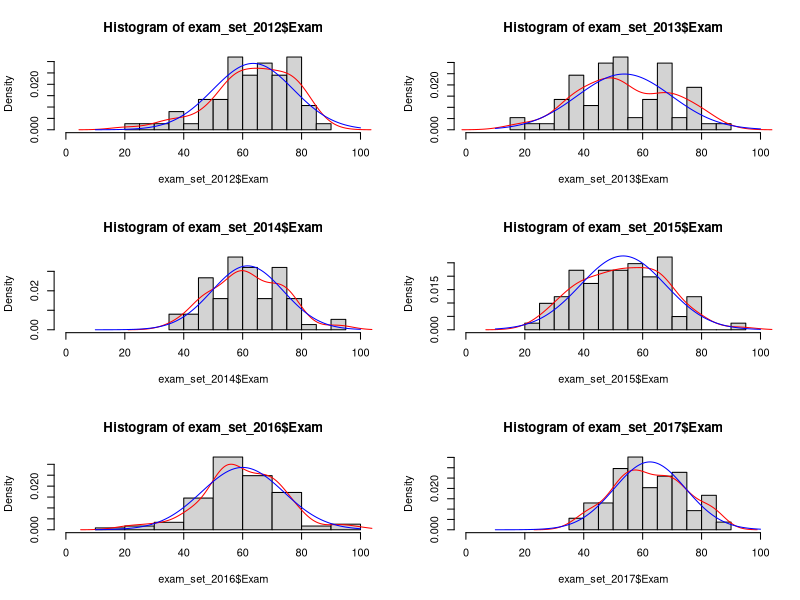
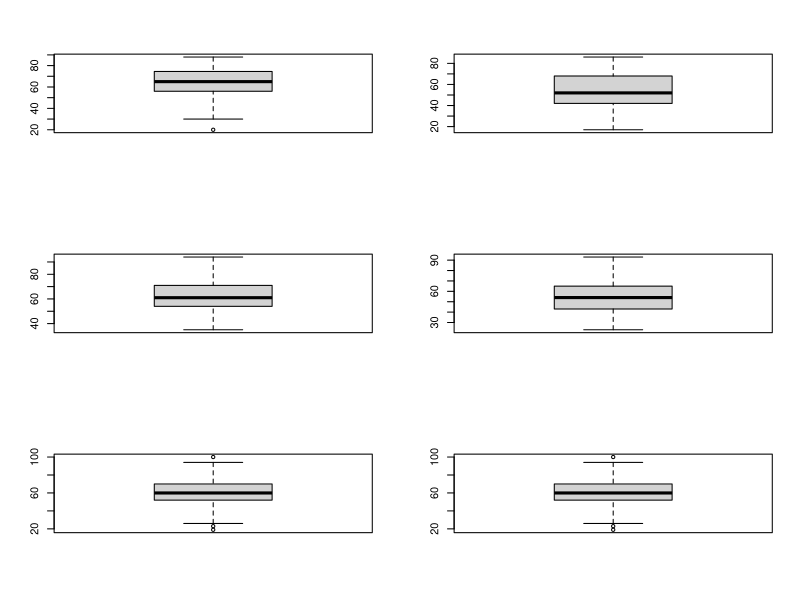
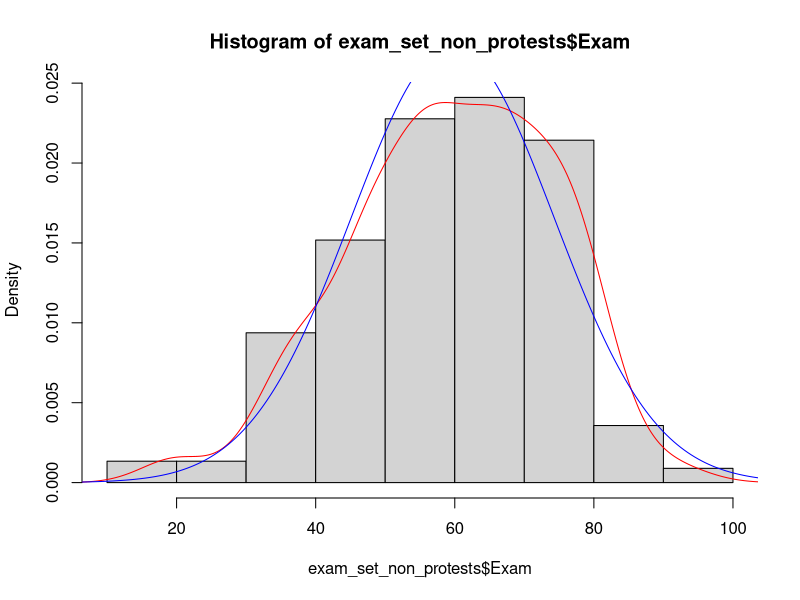
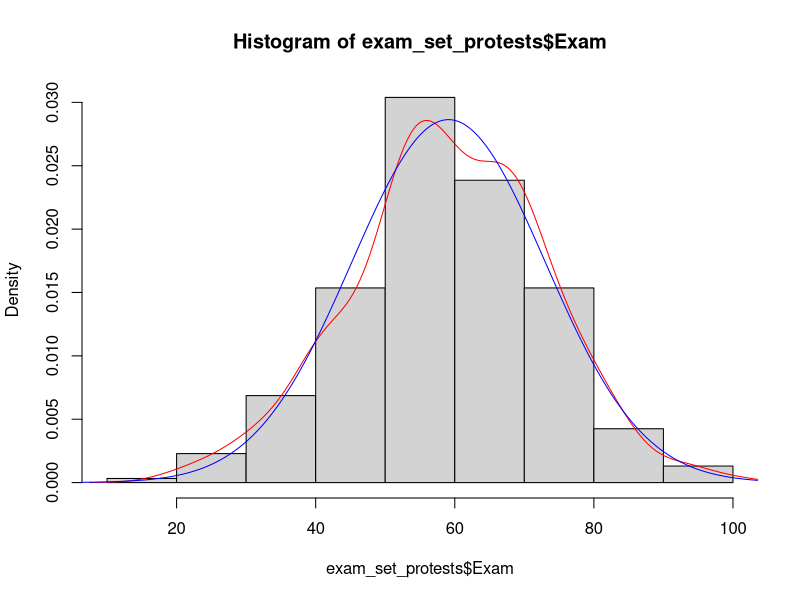
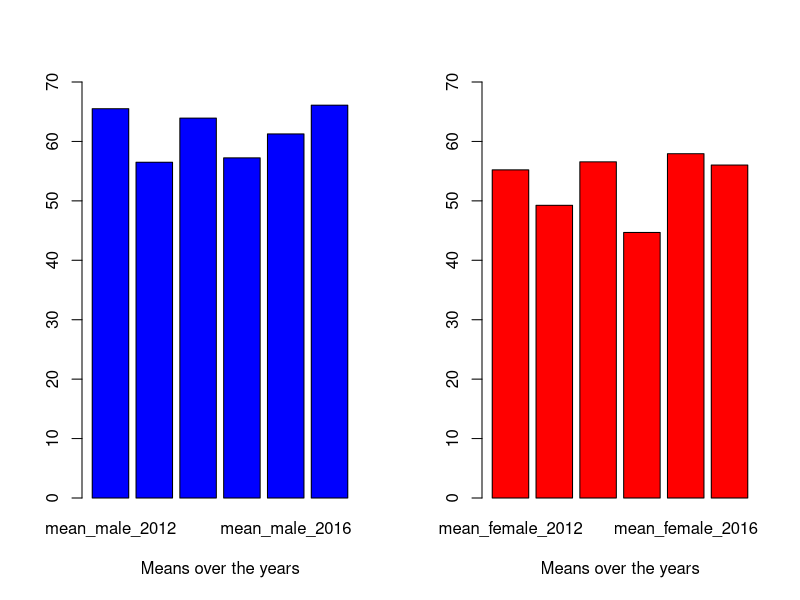
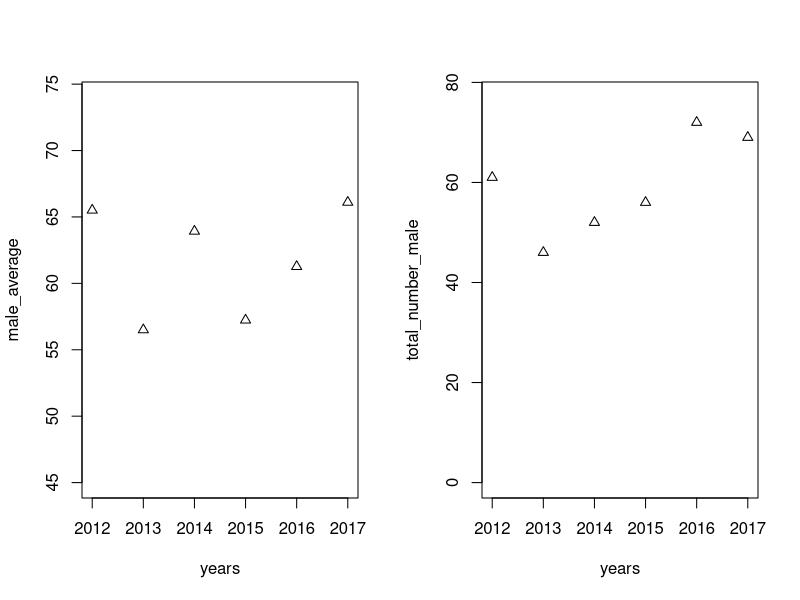
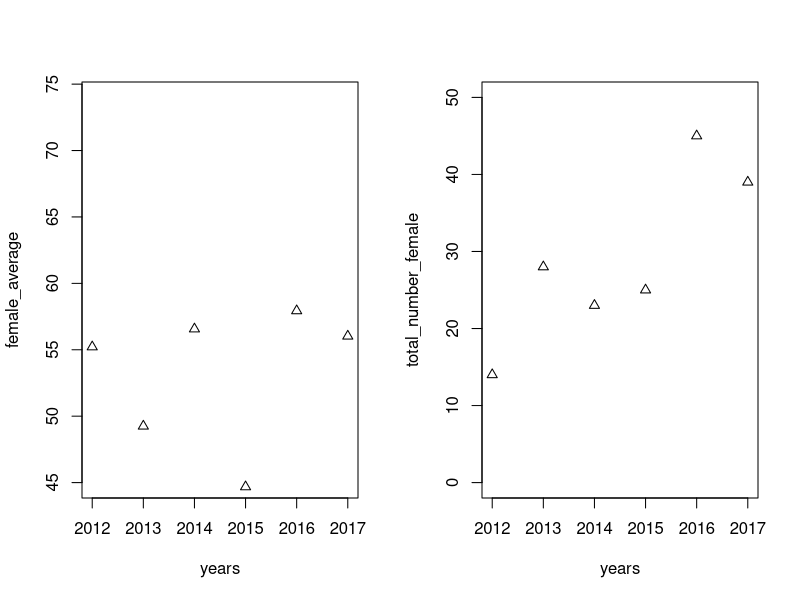
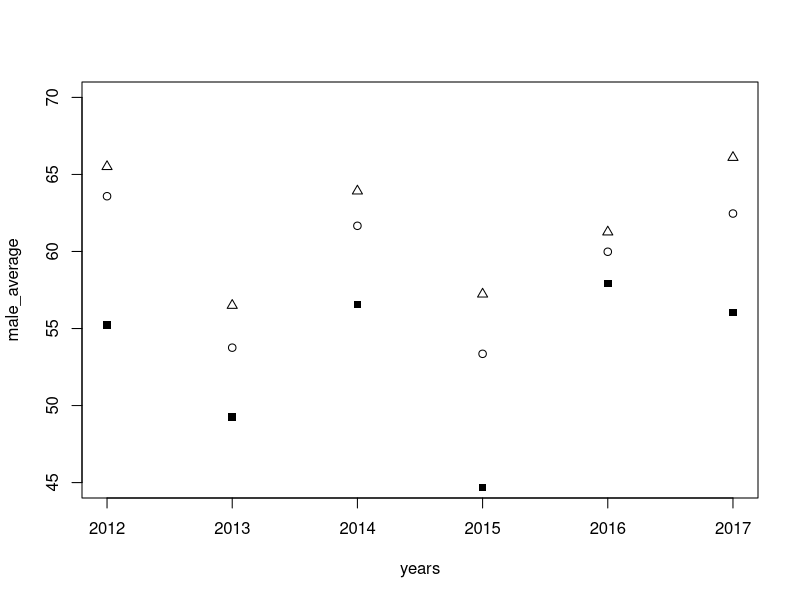

Here is the R script that generated these plots, in order:
rm(list = ls())

BUS2016H_data=read.csv("BUS2016H.csv", header = TRUE, sep = ";" )
attach(BUS2016H_data)
#need to remove the NA observations
BUS2016H_data<-na.omit(BUS2016H_data)

ID = BUS2016H_data[2]
exam_set = cbind(BUS2016H_data[1],BUS2016H_data[2], BUS2016H_data[4])

#creating the datasets for exam results
exam_set_2012 = exam_set[which(exam_set$RegAcadYear=="2012"),][-1]
exam_set_2013 = exam_set[which(exam_set$RegAcadYear=="2013"),][-1]
exam_set_2014 = exam_set[which(exam_set$RegAcadYear=="2014"),][-1]
exam_set_2015 = exam_set[which(exam_set$RegAcadYear=="2015"),][-1]
exam_set_2016 = exam_set[which(exam_set$RegAcadYear=="2016"),][-1]
exam_set_2017 = exam_set[which(exam_set$RegAcadYear=="2017"),][-1]

exam_set_non_protests = rbind(exam_set_2012, exam_set_2013, exam_set_2014)
exam_set_protests = rbind(exam_set_2015,exam_set_2016,exam_set_2017)

#plotting the histograms with curves fitted above it
par(mfrow=c(3,2))

hist(exam_set_2012$Exam,freq = FALSE, breaks = 10,xlim=c(0,100))
lines(density(exam_set_2012$Exam), col="red")
lines(seq(10, 100, by=.5), dnorm(seq(10, 100, by=.5),mean(exam_set_2012$Exam), sd(exam_set_2012$Exam)), col="blue")

hist(exam_set_2013$Exam,freq = FALSE, breaks = 10,xlim=c(0,100))
lines(density(exam_set_2013$Exam), col="red")
lines(seq(10, 100, by=.5), dnorm(seq(10, 100, by=.5),mean(exam_set_2013$Exam), sd(exam_set_2013$Exam)), col="blue")

hist(exam_set_2014$Exam,freq = FALSE, breaks = 10,xlim=c(0,100))
lines(density(exam_set_2014$Exam), col="red")
lines(seq(10, 100, by=.5), dnorm(seq(10, 100, by=.5),mean(exam_set_2014$Exam), sd(exam_set_2014$Exam)), col="blue")

hist(exam_set_2015$Exam,freq = FALSE, breaks = 10,xlim=c(0,100))
lines(density(exam_set_2015$Exam), col="red")
lines(seq(10, 100, by=.5), dnorm(seq(10, 100, by=.5),mean(exam_set_2015$Exam), sd(exam_set_2015$Exam)), col="blue")

hist(exam_set_2016$Exam,freq = FALSE, breaks = 10,xlim=c(0,100))
lines(density(exam_set_2016$Exam), col="red")
lines(seq(10, 100, by=.5), dnorm(seq(10, 100, by=.5),mean(exam_set_2016$Exam), sd(exam_set_2016$Exam)), col="blue")

hist(exam_set_2017$Exam,freq = FALSE, breaks = 10,xlim=c(0,100))
lines(density(exam_set_2017$Exam), col="red")
lines(seq(10, 100, by=.5), dnorm(seq(10, 100, by=.5),mean(exam_set_2017$Exam), sd(exam_set_2017$Exam)), col="blue")

boxplot(exam_set_2012$Exam)
boxplot(exam_set_2013$Exam)
boxplot(exam_set_2014$Exam)
boxplot(exam_set_2015$Exam)
boxplot(exam_set_2016$Exam)
boxplot(exam_set_2016$Exam)

par(mfrow=c(1,1))
hist(exam_set_non_protests$Exam,freq = FALSE, breaks = 10)
lines(density(exam_set_non_protests$Exam), col="red")
lines(seq(-40, 400, by=.5), dnorm(seq(-40, 400, by=.5),mean(exam_set_non_protests$Exam), sd(exam_set_non_protests$Exam)), col="blue")

hist(exam_set_protests$Exam,freq = FALSE, breaks = 10)
lines(density(exam_set_protests$Exam), col="red")
lines(seq(-40, 400, by=.5), dnorm(seq(-40, 400, by=.5),mean(exam_set_protests$Exam), sd(exam_set_protests$Exam)), col="blue")

#testing for normallity 
shapiro.test(exam_set_2012$Exam) #p is low, reject normality
ks.test((exam_set_2012$Exam - mean(exam_set_2012$Exam))/sd(exam_set_2012$Exam), 
        "pnorm") #KS says normal

shapiro.test(exam_set_2013$Exam) #p=0.24, accept normality
ks.test((exam_set_2013$Exam - mean(exam_set_2013$Exam))/sd(exam_set_2013$Exam),
        "pnorm") #p=0.6074

shapiro.test(exam_set_2014$Exam) #p=0.69, accept normality
ks.test((exam_set_2014$Exam - mean(exam_set_2014$Exam))/sd(exam_set_2014$Exam), 
        "pnorm") #p=0.9143

shapiro.test(exam_set_2015$Exam) 
ks.test((exam_set_2015$Exam - mean(exam_set_2015$Exam))/sd(exam_set_2015$Exam), 
        "pnorm")

shapiro.test(exam_set_2016$Exam)
ks.test((exam_set_2016$Exam - mean(exam_set_2016$Exam))/sd(exam_set_2016$Exam), "pnorm")

shapiro.test(exam_set_2017$Exam)
ks.test((exam_set_2017$Exam - mean(exam_set_2017$Exam))/sd(exam_set_2017$Exam), "pnorm")

shapiro.test(exam_set_non_protests$Exam)
ks.test((exam_set_non_protests$Exam - mean(exam_set_non_protests$Exam))/sd(exam_set_non_protests$Exam), "pnorm")

shapiro.test(exam_set_protests$Exam)
ks.test((exam_set_protests$Exam - mean(exam_set_protests$Exam))/sd(exam_set_protests$Exam), "pnorm")
# ks.test(exam_set_protests$Exam.Mark,exam_set_non_protests$Exam.Mark) #shows same distribution


#f the p-value is greater than the chosen alpha level, 
#then the null hypothesis that the data came from a normally distributed population can not be rejected
#seems that all are normally dbn except 2012 (and the protest data)

#comparing exam results of different years

#finding the means and sd
mean2012 = mean(exam_set_2012$Exam)
mean2013 = mean(exam_set_2013$Exam)
mean2014 = mean(exam_set_2014$Exam)
mean2015 = mean(exam_set_2015$Exam)
mean2016 = mean(exam_set_2016$Exam)
mean2017 = mean(exam_set_2017$Exam)
mean_non_protests = mean(exam_set_non_protests$Exam)
mean_protests = mean(exam_set_protests$Exam)

sd2012 = sd(exam_set_2012$Exam)
sd2013 = sd(exam_set_2013$Exam)
sd2014 = sd(exam_set_2014$Exam)
sd2015 = sd(exam_set_2015$Exam)
sd2016 = sd(exam_set_2016$Exam)
sd2017 = sd(exam_set_2017$Exam)
sd_non_protests =  sd(exam_set_non_protests$Exam)
sd_protests =  sd(exam_set_protests$Exam)

n1=length(exam_set_protests$Exam)-1 #these are the length less one
n2=length(exam_set_non_protests$Exam)-1

#######
#need to do non-parametic since non-protest is not normally dist
F_non_protests_to_protests = (sd_protests^2)/(sd_non_protests^2)
F_test_stat_.1 =  qf(.95, df1=n1, df2=n2)
F_test_stat_.05 =  qf(.975, df1=n1, df2=n2)
F_test_stat_.01 =  qf(.995, df1=n1, df2=n2) #we can see that same variance at the 5% level but not at the 10%

pulled_var = ((n1*sd_protests^2)+(n2*sd_non_protests^2))/(n1+n2)
pulled_sd = sqrt(pulled_var)
t_stat = (mean_non_protests-mean_protests)/(pulled_sd*sqrt((1/n1) + (1/n2)))
T_test_stat_.1 = qt(0.95, df= n1+n2)
T_test_stat_.05 = qt(0.975, df= n1+n2)
T_test_stat_.01 = qt(0.995, df= n1+n2) #there is no difference between the overall marks from protest years to non-protest years F and T tests, but data is not normal
#######

exam_set2 = cbind(BUS2016H_data[1],BUS2016H_data[2], BUS2016H_data[4],BUS2016H_data[5] ,BUS2016H_data[9], BUS2016H_data[11], BUS2016H_data[12], BUS2016H_data[14])

##### creating the datasets for exam results for gender devision
exam_set2_2012 = exam_set2[which(exam_set2$RegAcadYear=="2012"),][-1][-1]
exam_set2_2013 = exam_set2[which(exam_set2$RegAcadYear=="2013"),][-1][-1]
exam_set2_2014 = exam_set2[which(exam_set2$RegAcadYear=="2014"),][-1][-1]
exam_set2_2015 = exam_set2[which(exam_set2$RegAcadYear=="2015"),][-1][-1]
exam_set2_2016 = exam_set2[which(exam_set2$RegAcadYear=="2016"),][-1][-1]
exam_set2_2017 = exam_set2[which(exam_set2$RegAcadYear=="2017"),][-1][-1]
#####

#finding the means
mean_male_2012 = mean(exam_set2_2012[which(exam_set2_2012$Gender =="M"),1])
mean_female_2012 = mean(exam_set2_2012[which(exam_set2_2012$Gender =="F"),1])
number_male_2012 = length(exam_set2_2012[which(exam_set2_2012$Gender=="M"),1])
number_female_2012 = length(exam_set2_2012[which(exam_set2_2012$Gender=="F"),1])
average_gender_2012 = cbind(mean_male_2012,mean_female_2012)

mean_male_2013 = mean(exam_set2_2013[which(exam_set2_2013$Gender =="M"),1])
mean_female_2013 = mean(exam_set2_2013[which(exam_set2_2013$Gender =="F"),1])
number_male_2013 = length(exam_set2_2013[which(exam_set2_2013$Gender=="M"),1])
number_female_2013 = length(exam_set2_2013[which(exam_set2_2013$Gender=="F"),1])
average_gender_2013 = cbind(mean_male_2013,mean_female_2013)

mean_male_2014 = mean(exam_set2_2014[which(exam_set2_2014$Gender =="M"),1])
mean_female_2014 = mean(exam_set2_2014[which(exam_set2_2014$Gender =="F"),1])
number_male_2014 = length(exam_set2_2014[which(exam_set2_2014$Gender=="M"),1])
number_female_2014 = length(exam_set2_2014[which(exam_set2_2014$Gender=="F"),1])
average_gender_2014 = cbind(mean_male_2014,mean_female_2014)

mean_male_2015 = mean(exam_set2_2015[which(exam_set2_2015$Gender =="M"),1])
mean_female_2015 = mean(exam_set2_2015[which(exam_set2_2015$Gender =="F"),1])
number_male_2015 = length(exam_set2_2015[which(exam_set2_2015$Gender=="M"),1])
number_female_2015 = length(exam_set2_2015[which(exam_set2_2015$Gender=="F"),1])
average_gender_2015 = cbind(mean_male_2015,mean_female_2015)

mean_male_2016 = mean(exam_set2_2016[which(exam_set2_2016$Gender =="M"),1])
mean_female_2016 = mean(exam_set2_2016[which(exam_set2_2016$Gender =="F"),1])
number_male_2016 = length(exam_set2_2016[which(exam_set2_2016$Gender=="M"),1])
number_female_2016 = length(exam_set2_2016[which(exam_set2_2016$Gender=="F"),1])
average_gender_2016 = cbind(mean_male_2016,mean_female_2016)

mean_male_2017 = mean(exam_set2_2017[which(exam_set2_2017$Gender =="M"),1])
mean_female_2017 = mean(exam_set2_2017[which(exam_set2_2017$Gender =="F"),1])
number_male_2017 = length(exam_set2_2017[which(exam_set2_2017$Gender=="M"),1])
number_female_2017 = length(exam_set2_2017[which(exam_set2_2017$Gender=="F"),1])
average_gender_2017 = cbind(mean_male_2017,mean_female_2017)

total_average = c(mean(exam_set2_2012$Exam),mean(exam_set2_2013$Exam),mean(exam_set2_2014$Exam),mean(exam_set2_2015$Exam),mean(exam_set2_2016$Exam),mean(exam_set2_2017$Exam))
male_average=c(mean_male_2012,mean_male_2013,mean_male_2014,mean_male_2015,mean_male_2016,mean_male_2017)
female_average=c(mean_female_2012,mean_female_2013,mean_female_2014,mean_female_2015,mean_female_2016,mean_female_2017)
total_number_male = c(number_male_2012,number_male_2013,number_male_2014,number_male_2015,number_male_2016,number_male_2017)
total_number_female = c(number_female_2012,number_female_2013,number_female_2014,number_female_2015,number_female_2016,number_female_2017)
years=c(2012,2013,2014,2015,2016,2017)

#plotting
par(mfrow=c(1,2))
barplot(cbind(mean_male_2012,mean_male_2013,mean_male_2014,mean_male_2015,mean_male_2016,mean_male_2017),width = 0.2,ylim = c(0,70),col = c("blue","red"), xlab = "Means over the years")
barplot(cbind(mean_female_2012,mean_female_2013,mean_female_2014,mean_female_2015,mean_female_2016,mean_female_2017),width = 0.2,ylim = c(0,70),col = c("red"), xlab = "Means over the years")

plot(male_average~years, type = "p",pch=2,ylim=c(45,74))
plot(total_number_male~years, type = "p",pch=2, ylim=c(0,max(total_number_male)+5))
plot(female_average~years, type = "p",pch=2,ylim=c(45,74))
plot(total_number_female~years, type = "p",pch=2, ylim=c(0,max(total_number_female)+5))

par(mfrow=c(1,1))
plot(male_average~years,type = "p",pch=2,ylim=c(45,70))
points(female_average~years,pch=15)
points(total_average~years)

#testing differences
male_marks_non_protests = c(exam_set2_2012[which(exam_set2_2012$Gender =="M"),1] ,exam_set2_2013[which(exam_set2_2013$Gender =="M"),1],exam_set2_2014[which(exam_set2_2014$Gender =="M"),1])
female_marks_non_protests = c(exam_set2_2012[which(exam_set2_2012$Gender =="F"),1] ,exam_set2_2013[which(exam_set2_2013$Gender =="F"),1],exam_set2_2014[which(exam_set2_2014$Gender =="F"),1])
male_marks_protests = c(exam_set2_2015[which(exam_set2_2015$Gender =="M"),1],exam_set2_2016[which(exam_set2_2016$Gender =="M"),1] ,exam_set2_2017[which(exam_set2_2017$Gender =="M"),1] )
female_marks_protests = c(exam_set2_2015[which(exam_set2_2015$Gender =="F"),1],exam_set2_2016[which(exam_set2_2016$Gender =="F"),1] ,exam_set2_2017[which(exam_set2_2017$Gender =="F"),1] )

par(mfrow=c(1,2))
hist(male_marks_non_protests,freq = FALSE, breaks = 10)
lines(density(male_marks_non_protests), col="red")
lines(seq(-40, 400, by=.5), dnorm(seq(-40, 400, by=.5),mean(male_marks_non_protests), sd(male_marks_non_protests)), col="blue")
shapiro.test(male_marks_non_protests)
ks.test((male_marks_non_protests - mean(male_marks_non_protests))/sd(male_marks_non_protests), "pnorm")

hist(male_marks_protests,freq = FALSE, breaks = 10)
lines(density(male_marks_protests), col="red")
lines(seq(-40, 400, by=.5), dnorm(seq(-40, 400, by=.5),mean(male_marks_protests), sd(male_marks_protests)), col="blue")
shapiro.test(male_marks_protests)
ks.test((male_marks_protests - mean(male_marks_protests))/sd(male_marks_protests), "pnorm")

hist(female_marks_non_protests,freq = FALSE, breaks = 10)
lines(density(female_marks_non_protests), col="red")
lines(seq(-40, 400, by=.5), dnorm(seq(-40, 400, by=.5),mean(female_marks_non_protests), sd(female_marks_non_protests)), col="blue")
shapiro.test(female_marks_non_protests)
ks.test((female_marks_non_protests - mean(female_marks_non_protests))/sd(female_marks_non_protests), "pnorm")

hist(female_marks_protests,freq = FALSE, breaks = 10)
lines(density(female_marks_protests), col="red")
lines(seq(-40, 400, by=.5), dnorm(seq(-40, 400, by=.5),mean(female_marks_protests), sd(female_marks_protests)), col="blue")
shapiro.test(female_marks_protests)
ks.test((female_marks_protests - mean(female_marks_protests))/sd(female_marks_protests), "pnorm")

male_mean_non_protests = mean(male_marks_non_protests)
male_mean_protests = mean(male_marks_protests)
female_mean_non_protests = mean(female_marks_non_protests)
female_mean_protests = mean(female_marks_protests)

male_sd_non_protests = sd(male_marks_non_protests)
male_sd_protests = sd(male_marks_protests)
female_sd_non_protests = sd(female_marks_non_protests)
female_sd_protests = sd(female_marks_protests)

#####
#Cannot conduct male mean test since non protest years are not normal dist
#male test

n1=length(male_marks_non_protests)-1
n2=length(male_marks_protests)-1

F_non_protests_to_protests = (male_sd_non_protests^2)/(male_sd_protests^2)
F_test_stat_.1 =  qf(.95, df1=n1, df2=n2)
F_test_stat_.05 =  qf(.975, df1=n1, df2=n2)
F_test_stat_.01 =  qf(.995, df1=n1, df2=n2) #we cannot say they have the same variance

#t_stat = (male_mean_non_protests-male_mean_protests)/(sqrt((male_sd_non_protests^2/n1) + (male_sd_protests^2/n2)))
#n = (((male_sd_non_protests^2/(n1+1))+(male_sd_protests^2/(n2+1)))^2)/((((male_sd_non_protests^2/(n1+1))^2)/(n1+2))+(((male_sd_protests^2/(n2+1))^2)/(n2+2))) - 2

pulled_var = ((n1*male_sd_non_protests^2)+(n2*male_sd_protests^2))/(n1+n2)
pulled_sd = sqrt(pulled_var)
t_stat = (male_mean_non_protests-male_mean_protests)/(pulled_sd*sqrt((1/n1) + (1/n2)))
T_test_stat_.1 = qt(0.95, df= n1+n2)
T_test_stat_.05 = qt(0.975, df= n1+n2)
T_test_stat_.01 = qt(0.995, df= n1+n2) #no difference male test
#####
#female test

n1=length(female_marks_protests)-1
n2=length(female_marks_non_protests)-1

F_non_protests_to_protests = (female_sd_protests^2)/(female_sd_non_protests^2)
F_test_stat_.1 =  qf(.95, df1=n1, df2=n2)
F_test_stat_.05 =  qf(.975, df1=n1, df2=n2)
F_test_stat_.01 =  qf(.995, df1=n1, df2=n2) #we can say same variacne

pulled_var = ((n1*female_sd_protests^2)+(n2*female_sd_non_protests^2))/(n1+n2)
pulled_sd = sqrt(pulled_var)
t_stat = (female_mean_protests-female_mean_non_protests)/(pulled_sd*sqrt((1/n1) + (1/n2)))
T_test_stat_.1 = qt(0.95, df= n1+n2)
T_test_stat_.05 = qt(0.975, df= n1+n2)
T_test_stat_.01 = qt(0.995, df= n1+n2) #no differnce in means

#no change in mark for gender

#colour devisions:

mean_black_2012 = mean(exam_set2_2012[which(exam_set2_2012$Population.Group =="Black"),1])
number_black_2012 = length(exam_set2_2012[which(exam_set2_2012$Population.Group =="Black"),1])
mean_chinese_2012 = mean(exam_set2_2012[which(exam_set2_2012$Population.Group =="Chinese"),1])
number_chinese_2012 = length(exam_set2_2012[which(exam_set2_2012$Population.Group =="Chinese"),1])
mean_coloured_2012 = mean(exam_set2_2012[which(exam_set2_2012$Population.Group =="Coloured"),1])
number_coloured_2012 = length(exam_set2_2012[which(exam_set2_2012$Population.Group =="Coloured"),1])
mean_indian_2012 = mean(exam_set2_2012[which(exam_set2_2012$Population.Group =="Indian"),1])
number_indian_2012 = length(exam_set2_2012[which(exam_set2_2012$Population.Group =="Indian"),1])
mean_white_2012 = mean(exam_set2_2012[which(exam_set2_2012$Population.Group =="White"),1])
number_white_2012 = length(exam_set2_2012[which(exam_set2_2012$Population.Group =="White"),1])

mean_black_2013 = mean(exam_set2_2013[which(exam_set2_2013$Population.Group =="Black"),1])
number_black_2013 = length(exam_set2_2013[which(exam_set2_2013$Population.Group =="Black"),1])
mean_chinese_2013 = mean(exam_set2_2013[which(exam_set2_2013$Population.Group =="Chinese"),1])
number_chinese_2013 = length(exam_set2_2013[which(exam_set2_2013$Population.Group =="Chinese"),1])
mean_coloured_2013 = mean(exam_set2_2013[which(exam_set2_2013$Population.Group =="Coloured"),1])
number_coloured_2013 = length(exam_set2_2013[which(exam_set2_2013$Population.Group =="Coloured"),1])
mean_indian_2013 = mean(exam_set2_2013[which(exam_set2_2013$Population.Group =="Indian"),1])
number_indian_2013 = length(exam_set2_2012[which(exam_set2_2012$Population.Group =="Indian"),1])
mean_white_2013 = mean(exam_set2_2013[which(exam_set2_2013$Population.Group =="White"),1])
number_white_2013 = length(exam_set2_2012[which(exam_set2_2012$Population.Group =="White"),1])

mean_black_2014 = mean(exam_set2_2014[which(exam_set2_2014$Population.Group =="Black"),1])
number_black_2014 = length(exam_set2_2014[which(exam_set2_2014$Population.Group =="Black"),1])
mean_chinese_2014 = mean(exam_set2_2014[which(exam_set2_2014$Population.Group =="Chinese"),1])
number_chinese_2014 = length(exam_set2_2014[which(exam_set2_2014$Population.Group =="Chinese"),1])
mean_coloured_2014 = mean(exam_set2_2014[which(exam_set2_2014$Population.Group =="Coloured"),1])
number_coloured_2014 = length(exam_set2_2014[which(exam_set2_2014$Population.Group =="Coloured"),1])
mean_indian_2014 = mean(exam_set2_2014[which(exam_set2_2014$Population.Group =="Indian"),1])
number_indian_2014 = length(exam_set2_2014[which(exam_set2_2014$Population.Group =="Indian"),1])
mean_white_2014 = mean(exam_set2_2014[which(exam_set2_2014$Population.Group =="White"),1])
number_white_2014 = length(exam_set2_2014[which(exam_set2_2014$Population.Group =="White"),1])

mean_black_2015 = mean(exam_set2_2015[which(exam_set2_2015$Population.Group =="Black"),1])
number_black_2015 = length(exam_set2_2015[which(exam_set2_2015$Population.Group =="Black"),1])
mean_chinese_2015 = mean(exam_set2_2015[which(exam_set2_2015$Population.Group =="Chinese"),1])
number_chinese_2015 = length(exam_set2_2015[which(exam_set2_2015$Population.Group =="Chinese"),1])
mean_coloured_2015 = mean(exam_set2_2015[which(exam_set2_2015$Population.Group =="Coloured"),1])
number_coloured_2015 = length(exam_set2_2015[which(exam_set2_2015$Population.Group =="Coloured"),1])
mean_indian_2015 = mean(exam_set2_2015[which(exam_set2_2015$Population.Group =="Indian"),1])
number_indian_2015 = length(exam_set2_2015[which(exam_set2_2015$Population.Group =="Indian"),1])
mean_white_2015 = mean(exam_set2_2015[which(exam_set2_2015$Population.Group =="White"),1])
number_white_2015 = length(exam_set2_2015[which(exam_set2_2015$Population.Group =="White"),1])

mean_black_2016 = mean(exam_set2_2016[which(exam_set2_2016$Population.Group =="Black"),1])
number_black_2016 = length(exam_set2_2016[which(exam_set2_2016$Population.Group =="Black"),1])
mean_chinese_2016 = mean(exam_set2_2016[which(exam_set2_2016$Population.Group =="Chinese"),1])
number_chinese_2016 = length(exam_set2_2016[which(exam_set2_2016$Population.Group =="Chinese"),1])
mean_coloured_2016 = mean(exam_set2_2016[which(exam_set2_2016$Population.Group =="Coloured"),1])
number_coloured_2016 = length(exam_set2_2016[which(exam_set2_2016$Population.Group =="Coloured"),1])
mean_indian_2016 = mean(exam_set2_2016[which(exam_set2_2016$Population.Group =="Indian"),1])
number_indian_2016 = length(exam_set2_2016[which(exam_set2_2016$Population.Group =="Indian"),1])
mean_white_2016 = mean(exam_set2_2016[which(exam_set2_2016$Population.Group =="White"),1])
number_white_2016 = length(exam_set2_2016[which(exam_set2_2016$Population.Group =="White"),1])

mean_black_2017 = mean(exam_set2_2017[which(exam_set2_2017$Population.Group =="Black"),1])
number_black_2017 = length(exam_set2_2017[which(exam_set2_2017$Population.Group =="Black"),1])
mean_chinese_2017 = mean(exam_set2_2017[which(exam_set2_2017$Population.Group =="Chinese"),1])
number_chinese_2017 = length(exam_set2_2017[which(exam_set2_2017$Population.Group =="Chinese"),1])
mean_coloured_2017 = mean(exam_set2_2017[which(exam_set2_2017$Population.Group =="Coloured"),1])
number_coloured_2017 = length(exam_set2_2017[which(exam_set2_2017$Population.Group =="Coloured"),1])
mean_indian_2017 = mean(exam_set2_2017[which(exam_set2_2017$Population.Group =="Indian"),1])
number_indian_2017 = length(exam_set2_2017[which(exam_set2_2017$Population.Group =="Indian"),1])
mean_white_2017 = mean(exam_set2_2017[which(exam_set2_2017$Population.Group =="White"),1])
number_white_2017 = length(exam_set2_2017[which(exam_set2_2017$Population.Group =="White"),1])

black_average=c(mean_black_2012,mean_black_2013,mean_black_2014,mean_black_2015,mean_black_2016,mean_black_2017)
chinese_average=c(mean_chinese_2012,mean_chinese_2013,mean_chinese_2014,mean_chinese_2015,mean_chinese_2016,mean_chinese_2017)
coloured_average=c(mean_coloured_2012,mean_coloured_2013,mean_coloured_2014,mean_coloured_2015,mean_coloured_2016,mean_coloured_2017)
indian_average = c(mean_indian_2012,mean_indian_2013,mean_indian_2014,mean_indian_2015,mean_indian_2016,mean_indian_2017)
white_average = c(mean_white_2012,mean_white_2013,mean_white_2014,mean_white_2015,mean_white_2016,mean_white_2017)

black_number = c(number_black_2012,number_black_2013,number_black_2014,number_black_2015,number_black_2016,number_black_2017)
chinese_number = c(number_chinese_2012,number_chinese_2013,number_chinese_2014,number_chinese_2015,number_chinese_2016,number_chinese_2017)
coloured_number = c(number_coloured_2012,number_coloured_2013, number_coloured_2014, number_coloured_2015,number_coloured_2016,number_coloured_2017)
indian_number = c(number_indian_2012,number_indian_2013,number_indian_2014,number_indian_2015,number_indian_2016,number_indian_2017)
white_number = c(number_white_2012,number_white_2013,number_white_2014,number_white_2015,number_white_2016,number_white_2017)

years=c(2012,2013,2014,2015,2016,2017)
par(mfrow=c(1,2))
plot(black_average~years,type = "p",pch=2,ylim=c(45,74))
plot(black_number~years,type = "p",pch=2, ylim=c(0,max(black_number)+5))
plot(chinese_average~years,type = "p",pch=2,ylim=c(45,74))
plot(chinese_number~years,type = "p",pch=2, ylim=c(0,max(chinese_number)+5))
plot(coloured_average~years,type = "p",pch=2,ylim=c(45,74))
plot(coloured_number~years,type = "p",pch=2, ylim=c(0,max(coloured_number)+5))
plot(indian_average~years,type = "p",pch=2,ylim=c(45,74))
plot(indian_number~years,type = "p",pch=2, ylim=c(0,max(indian_number)+5))
plot(white_average~years,type = "p",pch=2,ylim=c(45,74))
plot(white_number~years,type = "p",pch=2 , ylim=c(0,max(white_number)+5))

par(mfrow=c(1,1))
plot(black_average~years,type = "p",pch=1,ylim=c(45,74))
points(indian_average~years,pch=4,col="green")
points(white_average~years,pch=5,col="purple")

white_non_protests = c(exam_set2_2012[which(exam_set2_2012$Population.Group =="White"),1],exam_set2_2013[which(exam_set2_2013$Population.Group =="White"),1],exam_set2_2014[which(exam_set2_2014$Population.Group =="White"),1])
white_protests = c(exam_set2_2015[which(exam_set2_2015$Population.Group =="White"),1],exam_set2_2016[which(exam_set2_2016$Population.Group =="White"),1],exam_set2_2017[which(exam_set2_2017$Population.Group =="White"),1])
black_non_protests = c(exam_set2_2012[which(exam_set2_2012$Population.Group =="Black"),1],exam_set2_2013[which(exam_set2_2013$Population.Group =="Black"),1],exam_set2_2014[which(exam_set2_2014$Population.Group =="Black"),1])
black_protests = c(exam_set2_2015[which(exam_set2_2015$Population.Group =="Black"),1],exam_set2_2016[which(exam_set2_2016$Population.Group =="Black"),1],exam_set2_2017[which(exam_set2_2017$Population.Group =="Black"),1])
indian_non_protests = c(exam_set2_2012[which(exam_set2_2012$Population.Group =="Indian"),1],exam_set2_2013[which(exam_set2_2013$Population.Group =="Indian"),1],exam_set2_2014[which(exam_set2_2014$Population.Group =="Indian"),1])
indian_protests = c(exam_set2_2015[which(exam_set2_2015$Population.Group =="Indian"),1],exam_set2_2016[which(exam_set2_2016$Population.Group =="Indian"),1],exam_set2_2017[which(exam_set2_2017$Population.Group =="Indian"),1])

mean_white_non_protests = mean(white_non_protests)
mean_white_protest = mean(white_protests)
mean_black_non_protests = mean(black_non_protests)
mean_black_protest = mean(black_protests)
mean_indian_non_protests = mean(indian_non_protests)
mean_indian_protest = mean(indian_protests)

protests_status = c("protest","non_protest")
xx=barplot(cbind(mean_white_non_protests,mean_white_protest),ylim = c(0,70),names.arg = c("Mean white no protests","Mean white protests"))
text(x = xx, y = cbind(mean_white_non_protests,mean_white_protest),labels = round(cbind(mean_white_non_protests,mean_white_protest),4), pos = 3, cex = 0.8, col = "red")

xx=barplot(cbind(mean_black_non_protests,mean_black_protest),ylim = c(0,70),names.arg = c("Mean black no protests","Mean black protests"))
text(x = xx, y = cbind(mean_black_non_protests,mean_black_protest),labels = round(cbind(mean_black_non_protests,mean_black_protest),4), pos = 3, cex = 0.8, col = "red")

xx=barplot(cbind(mean_indian_non_protests,mean_indian_protest),ylim = c(0,70),names.arg = c("Mean indian no protests","Mean indian protests"))
text(x = xx, y = cbind(mean_indian_non_protests,mean_indian_protest),labels = round(cbind(mean_indian_non_protests,mean_indian_protest),4), pos = 3, cex = 0.8, col = "red")

hist(black_non_protests,freq = FALSE, breaks = 10)
lines(density(black_non_protests), col="red")
lines(seq(-40, 400, by=.5), dnorm(seq(-40, 400, by=.5),mean(black_non_protests), sd(black_non_protests)), col="blue")
shapiro.test(black_non_protests)
ks.test((black_non_protests - mean(black_non_protests))/sd(black_non_protests), "pnorm")

hist(black_protests,freq = FALSE, breaks = 10)
lines(density(black_protests), col="red")
lines(seq(-40, 400, by=.5), dnorm(seq(-40, 400, by=.5),mean(black_protests), sd(black_protests)), col="blue")
shapiro.test(black_protests)
ks.test((black_protests - mean(black_protests))/sd(black_protests), "pnorm")

sd_black_non_protests = sd(black_non_protests)
sd_black_protests = sd(black_protests)

n1=length(black_non_protests)-1
n2=length(black_protests)-1

F_non_protests_to_protests = (sd_black_non_protests^2)/(sd_black_protests^2)
F_test_stat_.1 =  qf(.95, df1=n1, df2=n2)
F_test_stat_.05 =  qf(.975, df1=n1, df2=n2)
F_test_stat_.01 =  qf(.995, df1=n1, df2=n2) #we can say same variacne

pulled_var = ((n1*sd_black_non_protests ^2)+(n2*sd_black_protests^2))/(n1+n2)
pulled_sd = sqrt(pulled_var)
t_stat = (mean_black_non_protests-mean_black_protest)/(pulled_sd*sqrt((1/n1) + (1/n2)))
T_test_stat_.1 = qt(0.95, df= n1+n2)
T_test_stat_.05 = qt(0.975, df= n1+n2)
T_test_stat_.01 = qt(0.995, df= n1+n2) #no differnce in means

#creating database for exemption createria 
exemption_set = cbind(BUS2016H_data[1],BUS2016H_data[2], BUS2016H_data[6])

exemption_set_2012 = exemption_set[which(exemption_set$RegAcadYear=="2012"),][-1]
exemption_set_2013 = exemption_set[which(exemption_set$RegAcadYear=="2013"),][-1]
exemption_set_2014 = exemption_set[which(exemption_set$RegAcadYear=="2014"),][-1]
exemption_set_2015 = exemption_set[which(exemption_set$RegAcadYear=="2015"),][-1]
exemption_set_2016 = exemption_set[which(exemption_set$RegAcadYear=="2016"),][-1]
exemption_set_2017 = exemption_set[which(exemption_set$RegAcadYear=="2017"),][-1]

number_exemption_2012 = length(which(exemption_set_2012 == "E"))
number_exemption_2013 = length(which(exemption_set_2013 == "E"))
number_exemption_2014 = length(which(exemption_set_2014 == "E"))
number_exemption_2015 = length(which(exemption_set_2015 == "E"))
number_exemption_2016 = length(which(exemption_set_2016 == "E"))
number_exemption_2017 = length(which(exemption_set_2017 == "E"))

obs_exemption_2012 = nrow(exemption_set_2012)
obs_exemption_2013 = nrow(exemption_set_2013)
obs_exemption_2014 = nrow(exemption_set_2014)
obs_exemption_2015 = nrow(exemption_set_2015)
obs_exemption_2016 = nrow(exemption_set_2016)
obs_exemption_2017 = nrow(exemption_set_2017)

prop_exemption_2012 = number_exemption_2012/obs_exemption_2012
prop_exemption_2013 = number_exemption_2013/obs_exemption_2013
prop_exemption_2014 = number_exemption_2014/obs_exemption_2014
prop_exemption_2015 = number_exemption_2015/obs_exemption_2015
prop_exemption_2016 = number_exemption_2016/obs_exemption_2016
prop_exemption_2017 = number_exemption_2017/obs_exemption_2017

#plotting exemption graphs
year = cbind(2012,2013,2014,2015,2016,2017)
total_number_exemptions = cbind(number_exemption_2012,number_exemption_2013,number_exemption_2014,number_exemption_2015,number_exemption_2016,number_exemption_2017)

total_prop_exemptions = cbind(prop_exemption_2012,prop_exemption_2013,prop_exemption_2014,prop_exemption_2015,prop_exemption_2016,prop_exemption_2017)

par(mfrow=c(1,2))
plot(year, total_number_exemptions, type = "h", ylim=c(0, 50))
plot(year, total_prop_exemptions, type = "h", ylim=c(0, .8))

par(mfrow=c(1,1))
prop_protest_years = (number_exemption_2016+number_exemption_2017+number_exemption_2015)/(obs_exemption_2016+obs_exemption_2017+obs_exemption_2015)
prop_non_portest_years = (number_exemption_2012+number_exemption_2013+number_exemption_2014)/(obs_exemption_2012+obs_exemption_2013+obs_exemption_2014)
y=c(prop_protest_years,prop_non_portest_years)
xx=barplot(as.numeric(y),ylim = c(0,0.6),names.arg = c("Protest years","No Protest years"),axisnames = TRUE )
text(x = xx, y = y,labels = round(y,4), pos = 3, cex = 0.8, col = "red")

pulled_prop = (number_exemption_2016+number_exemption_2017+number_exemption_2015+number_exemption_2012+number_exemption_2013+number_exemption_2014)/(obs_exemption_2012+obs_exemption_2013+obs_exemption_2014+obs_exemption_2016+obs_exemption_2017+obs_exemption_2015)
n1=(obs_exemption_2012+obs_exemption_2013+obs_exemption_2014)^(-1)
n2= (obs_exemption_2016+obs_exemption_2017+obs_exemption_2015)^(-1)
x = sqrt(pulled_prop*(1-pulled_prop)*(n1+n2))
test_stat = (prop_non_portest_years-prop_protest_years)/(x) #thus no strong evedience to reject h0

exemption_set2 = cbind(BUS2016H_data[1],BUS2016H_data[2], BUS2016H_data[6],BUS2016H_data[9], BUS2016H_data[11], BUS2016H_data[12], BUS2016H_data[14])

#creating the datasets for exemption division stages
exemption_set2_2012 = exemption_set2[which(exemption_set2$RegAcadYear=="2012"),][-1][-1]
exemption_set2_2013 = exemption_set2[which(exemption_set2$RegAcadYear=="2013"),][-1][-1]
exemption_set2_2014 = exemption_set2[which(exemption_set2$RegAcadYear=="2014"),][-1][-1]
exemption_set2_2015 = exemption_set2[which(exemption_set2$RegAcadYear=="2015"),][-1][-1]
exemption_set2_2016 = exemption_set2[which(exemption_set2$RegAcadYear=="2016"),][-1][-1]
exemption_set2_2017 = exemption_set2[which(exemption_set2$RegAcadYear=="2017"),][-1][-1]

exemption_set2_2012 = exemption_set2_2012[which(exemption_set2_2012$Exemption=="E"),]
exemption_set2_2013 = exemption_set2_2013[which(exemption_set2_2013$Exemption=="E"),]
exemption_set2_2014 = exemption_set2_2014[which(exemption_set2_2014$Exemption=="E"),]
exemption_set2_2015 = exemption_set2_2015[which(exemption_set2_2015$Exemption=="E"),]
exemption_set2_2016 = exemption_set2_2016[which(exemption_set2_2016$Exemption=="E"),]
exemption_set2_2017 = exemption_set2_2017[which(exemption_set2_2017$Exemption=="E"),]

#finding the numbers
number_exemption_2012_male = length(exemption_set2_2012[which(exemption_set2_2012$Gender == "M"),1])
number_exemption_2012_female = length(exemption_set2_2012[which(exemption_set2_2012$Gender == "F"),1])
number_exemption_2012_black = length(exemption_set2_2012[which(exemption_set2_2012$Population.Group == "Black"),1])
number_exemption_2012_indian = length(exemption_set2_2012[which(exemption_set2_2012$Population.Group == "Indian"),1])
number_exemption_2012_white = length(exemption_set2_2012[which(exemption_set2_2012$Population.Group == "White"),1])

number_exemption_2013_male = length(exemption_set2_2013[which(exemption_set2_2013$Gender == "M"),1])
number_exemption_2013_female = length(exemption_set2_2013[which(exemption_set2_2013$Gender == "F"),1])
number_exemption_2013_black = length(exemption_set2_2013[which(exemption_set2_2013$Population.Group == "Black"),1])
number_exemption_2013_indian = length(exemption_set2_2013[which(exemption_set2_2013$Population.Group == "Indian"),1])
number_exemption_2013_white = length(exemption_set2_2013[which(exemption_set2_2013$Population.Group == "White"),1])

number_exemption_2014_male = length(exemption_set2_2014[which(exemption_set2_2014$Gender == "M"),1])
number_exemption_2014_female = length(exemption_set2_2014[which(exemption_set2_2014$Gender == "F"),1])
number_exemption_2014_black = length(exemption_set2_2014[which(exemption_set2_2014$Population.Group == "Black"),1])
number_exemption_2014_indian = length(exemption_set2_2014[which(exemption_set2_2014$Population.Group == "Indian"),1])
number_exemption_2014_white = length(exemption_set2_2014[which(exemption_set2_2014$Population.Group == "White"),1])

number_exemption_2015_male = length(exemption_set2_2015[which(exemption_set2_2015$Gender == "M"),1])
number_exemption_2015_female = length(exemption_set2_2015[which(exemption_set2_2015$Gender == "F"),1])
number_exemption_2015_black = length(exemption_set2_2015[which(exemption_set2_2015$Population.Group == "Black"),1])
number_exemption_2015_indian = length(exemption_set2_2015[which(exemption_set2_2015$Population.Group == "Indian"),1])
number_exemption_2015_white = length(exemption_set2_2015[which(exemption_set2_2015$Population.Group == "White"),1])

number_exemption_2016_male = length(exemption_set2_2016[which(exemption_set2_2016$Gender == "M"),1])
number_exemption_2016_female = length(exemption_set2_2016[which(exemption_set2_2016$Gender == "F"),1])
number_exemption_2016_black = length(exemption_set2_2016[which(exemption_set2_2016$Population.Group == "Black"),1])
number_exemption_2016_indian = length(exemption_set2_2016[which(exemption_set2_2016$Population.Group == "Indian"),1])
number_exemption_2016_white = length(exemption_set2_2016[which(exemption_set2_2016$Population.Group == "White"),1])

number_exemption_2017_male = length(exemption_set2_2017[which(exemption_set2_2017$Gender == "M"),1])
number_exemption_2017_female = length(exemption_set2_2017[which(exemption_set2_2017$Gender == "F"),1])
number_exemption_2017_black = length(exemption_set2_2017[which(exemption_set2_2017$Population.Group == "Black"),1])
number_exemption_2017_indian = length(exemption_set2_2017[which(exemption_set2_2017$Population.Group == "Indian"),1])
number_exemption_2017_white = length(exemption_set2_2017[which(exemption_set2_2017$Population.Group == "White"),1])

exemption_set2 = cbind(BUS2016H_data[1],BUS2016H_data[2], BUS2016H_data[6],BUS2016H_data[9], BUS2016H_data[11], BUS2016H_data[12], BUS2016H_data[14])

#creating the datasets for exam results for gender devision
exemption_set2_2012 = exemption_set2[which(exemption_set2$RegAcadYear=="2012"),][-1][-1]
exemption_set2_2013 = exemption_set2[which(exemption_set2$RegAcadYear=="2013"),][-1][-1]
exemption_set2_2014 = exemption_set2[which(exemption_set2$RegAcadYear=="2014"),][-1][-1]
exemption_set2_2015 = exemption_set2[which(exemption_set2$RegAcadYear=="2015"),][-1][-1]
exemption_set2_2016 = exemption_set2[which(exemption_set2$RegAcadYear=="2016"),][-1][-1]
exemption_set2_2017 = exemption_set2[which(exemption_set2$RegAcadYear=="2017"),][-1][-1]

obs_exemption_male_2012 = nrow(exemption_set2_2012[which(exemption_set2_2012$Gender=="M"),])
obs_exemption_female_2012 = nrow(exemption_set2_2012[which(exemption_set2_2012$Gender=="F"),])
obs_exemption_black_2012 = nrow(exemption_set2_2012[which(exemption_set2_2012$Population.Group=="Black"),])
obs_exemption_indian_2012 = nrow(exemption_set2_2012[which(exemption_set2_2012$Population.Group=="Indian"),])
obs_exemption_white_2012 = nrow(exemption_set2_2012[which(exemption_set2_2012$Population.Group=="White"),])

obs_exemption_male_2013 = nrow(exemption_set2_2013[which(exemption_set2_2012$Gender=="M"),])
obs_exemption_female_2013 = nrow(exemption_set2_2013[which(exemption_set2_2013$Gender=="F"),])
obs_exemption_black_2013 = nrow(exemption_set2_2013[which(exemption_set2_2013$Population.Group=="Black"),])
obs_exemption_indian_2013 = nrow(exemption_set2_2013[which(exemption_set2_2013$Population.Group=="Indian"),])
obs_exemption_white_2013 = nrow(exemption_set2_2013[which(exemption_set2_2013$Population.Group=="White"),])

obs_exemption_male_2014 = nrow(exemption_set2_2014[which(exemption_set2_2014$Gender=="M"),])
obs_exemption_female_2014 = nrow(exemption_set2_2014[which(exemption_set2_2014$Gender=="F"),])
obs_exemption_black_2014 = nrow(exemption_set2_2014[which(exemption_set2_2014$Population.Group=="Black"),])
obs_exemption_indian_2014 = nrow(exemption_set2_2014[which(exemption_set2_2014$Population.Group=="Indian"),])
obs_exemption_white_2014 = nrow(exemption_set2_2014[which(exemption_set2_2014$Population.Group=="White"),])

obs_exemption_male_2015 = nrow(exemption_set2_2015[which(exemption_set2_2015$Gender=="M"),])
obs_exemption_female_2015 = nrow(exemption_set2_2015[which(exemption_set2_2015$Gender=="F"),])
obs_exemption_black_2015 = nrow(exemption_set2_2015[which(exemption_set2_2015$Population.Group=="Black"),])
obs_exemption_indian_2015 = nrow(exemption_set2_2015[which(exemption_set2_2015$Population.Group=="Indian"),])
obs_exemption_white_2015 = nrow(exemption_set2_2015[which(exemption_set2_2015$Population.Group=="White"),])

obs_exemption_male_2016 = nrow(exemption_set2_2016[which(exemption_set2_2016$Gender=="M"),])
obs_exemption_female_2016 = nrow(exemption_set2_2016[which(exemption_set2_2016$Gender=="F"),])
obs_exemption_black_2016 = nrow(exemption_set2_2016[which(exemption_set2_2016$Population.Group=="Black"),])
obs_exemption_indian_2016 = nrow(exemption_set2_2016[which(exemption_set2_2016$Population.Group=="Indian"),])
obs_exemption_white_2016 = nrow(exemption_set2_2016[which(exemption_set2_2016$Population.Group=="White"),])

obs_exemption_male_2017 = nrow(exemption_set2_2017[which(exemption_set2_2017$Gender=="M"),])
obs_exemption_female_2017 = nrow(exemption_set2_2017[which(exemption_set2_2017$Gender=="F"),])
obs_exemption_black_2017 = nrow(exemption_set2_2017[which(exemption_set2_2017$Population.Group=="Black"),])
obs_exemption_indian_2017 = nrow(exemption_set2_2017[which(exemption_set2_2017$Population.Group=="Indian"),])
obs_exemption_white_2017 = nrow(exemption_set2_2017[which(exemption_set2_2017$Population.Group=="White"),])

prop_exemption_male_2012 = number_exemption_2012_male/obs_exemption_male_2012
prop_exemption_female_2012 = number_exemption_2012_female/obs_exemption_female_2012
prop_exemption_black_2012 = number_exemption_2012_black/obs_exemption_black_2012
prop_exemption_indian_2012 = number_exemption_2012_indian/obs_exemption_indian_2012
prop_exemption_white_2012 = number_exemption_2012_white/obs_exemption_white_2012

prop_exemption_male_2013 = number_exemption_2013_male/obs_exemption_male_2013
prop_exemption_female_2013 = number_exemption_2013_female/obs_exemption_female_2013
prop_exemption_black_2013 = number_exemption_2013_black/obs_exemption_black_2013
prop_exemption_indian_2013 = number_exemption_2013_indian/obs_exemption_indian_2013
prop_exemption_white_2013 = number_exemption_2013_white/obs_exemption_white_2013

prop_exemption_male_2014 = number_exemption_2014_male/obs_exemption_male_2014
prop_exemption_female_2014 = number_exemption_2014_female/obs_exemption_female_2014
prop_exemption_black_2014 = number_exemption_2014_black/obs_exemption_black_2014
prop_exemption_indian_2014 = number_exemption_2014_indian/obs_exemption_indian_2014
prop_exemption_white_2014 = number_exemption_2014_white/obs_exemption_white_2014

prop_exemption_male_2015 = number_exemption_2015_male/obs_exemption_male_2015
prop_exemption_female_2015 = number_exemption_2015_female/obs_exemption_female_2015
prop_exemption_black_2015 = number_exemption_2015_black/obs_exemption_black_2015
prop_exemption_indian_2015 = number_exemption_2015_indian/obs_exemption_indian_2015
prop_exemption_white_2015 = number_exemption_2015_white/obs_exemption_white_2015

prop_exemption_male_2016 = number_exemption_2016_male/obs_exemption_male_2016
prop_exemption_female_2016 = number_exemption_2016_female/obs_exemption_female_2016
prop_exemption_black_2016 = number_exemption_2016_black/obs_exemption_black_2016
prop_exemption_indian_2016 = number_exemption_2016_indian/obs_exemption_indian_2016
prop_exemption_white_2016 = number_exemption_2016_white/obs_exemption_white_2016

prop_exemption_male_2017 = number_exemption_2017_male/obs_exemption_male_2017
prop_exemption_female_2017 = number_exemption_2017_female/obs_exemption_female_2017
prop_exemption_black_2017 = number_exemption_2017_black/obs_exemption_black_2017
prop_exemption_indian_2017 = number_exemption_2017_indian/obs_exemption_indian_2017
prop_exemption_white_2017 = number_exemption_2017_white/obs_exemption_white_2017

#plotting exemption graphs
year = cbind(2012,2013,2014,2015,2016,2017)

total_number_exemptions_male = cbind(number_exemption_2012_male,number_exemption_2013_male,number_exemption_2014_male,number_exemption_2015_male,number_exemption_2016_male,number_exemption_2017_male)
total_number_exemptions_female = cbind(number_exemption_2012_female,number_exemption_2013_female,number_exemption_2014_female,number_exemption_2015_female,number_exemption_2016_female,number_exemption_2017_female)
total_number_exemptions_black = cbind(number_exemption_2012_black,number_exemption_2013_black,number_exemption_2014_black,number_exemption_2015_black,number_exemption_2016_black,number_exemption_2017_black)
total_number_exemptions_indian = cbind(number_exemption_2012_indian,number_exemption_2013_indian,number_exemption_2014_indian,number_exemption_2015_indian,number_exemption_2016_indian,number_exemption_2017_indian)
total_number_exemptions_white = cbind(number_exemption_2012_white,number_exemption_2013_white,number_exemption_2014_white,number_exemption_2015_white,number_exemption_2016_white,number_exemption_2017_white)

total_prop_exemptions_male = cbind(prop_exemption_male_2012,prop_exemption_male_2013,prop_exemption_male_2014,prop_exemption_male_2015,prop_exemption_male_2016,prop_exemption_male_2017)
total_prop_exemptions_female = cbind(prop_exemption_female_2012,prop_exemption_female_2013,prop_exemption_female_2014,prop_exemption_female_2015,prop_exemption_female_2016,prop_exemption_female_2017)
total_prop_exemptions_black = cbind(prop_exemption_black_2012,prop_exemption_black_2013,prop_exemption_black_2014,prop_exemption_black_2015,prop_exemption_black_2016,prop_exemption_black_2017)
total_prop_exemptions_indian = cbind(prop_exemption_indian_2012,prop_exemption_indian_2013,prop_exemption_indian_2014,prop_exemption_indian_2015,prop_exemption_indian_2016,prop_exemption_indian_2017)
total_prop_exemptions_white = cbind(prop_exemption_white_2012,prop_exemption_white_2013,prop_exemption_white_2014,prop_exemption_white_2015,prop_exemption_white_2016,prop_exemption_white_2017)

par(mfrow=c(1,2))
plot(year, total_number_exemptions_male, type = "h", ylim=c(0, 30))
plot(year, total_prop_exemptions_male, type = "h", ylim=c(0, .8))

plot(year, total_number_exemptions_female, type = "h", ylim=c(0, 15))
plot(year, total_prop_exemptions_female, type = "h", ylim=c(0, .6))

plot(year, total_number_exemptions_black, type = "h", ylim=c(0, 10))
plot(year, total_prop_exemptions_black, type = "h", ylim=c(0, .6))

plot(year, total_number_exemptions_indian, type = "h", ylim=c(0, 10))
plot(year, total_prop_exemptions_indian, type = "h", ylim=c(0, .8))

plot(year, total_number_exemptions_white, type = "h", ylim=c(0, 25))
plot(year, total_prop_exemptions_white, type = "h", ylim=c(0, .8))



#conclusion graphs
par(mfrow=c(1,2))
plot(male_average~years,type = "p",pch=2,ylim=c(45,70))
points(female_average~years,pch=15)
points(total_average~years)

par(mfrow=c(2,2))
plot(years, total_number_exemptions_male, type = "h", ylim=c(0, 30))
plot(years, total_prop_exemptions_male, type = "h", ylim=c(0, .8))
plot(male_average~years, type = "p",pch=2,ylim=c(45,74))
plot(total_number_male~years, type = "p",pch=2, ylim=c(0,max(total_number_male)+5))

plot(years, total_number_exemptions_female, type = "h", ylim=c(0, 15))
plot(years, total_prop_exemptions_female, type = "h", ylim=c(0, .6))
plot(female_average~years, type = "p",pch=2,ylim=c(45,74))
plot(total_number_female~years, type = "p",pch=2, ylim=c(0,max(total_number_female)+5))

plot(years, total_number_exemptions_black, type = "h", ylim=c(0, 10))
plot(years, total_prop_exemptions_black, type = "h", ylim=c(0, .6))
plot(black_average~years,type = "p",pch=2,ylim=c(45,74))
plot(black_number~years,type = "p",pch=2, ylim=c(0,max(black_number)+5))

plot(years, total_number_exemptions_indian, type = "h", ylim=c(0, 10))
plot(years, total_prop_exemptions_indian, type = "h", ylim=c(0, .8))
plot(indian_average~years,type = "p",pch=2,ylim=c(45,74))
plot(indian_number~years,type = "p",pch=2, ylim=c(0,max(indian_number)+5))

plot(years, total_number_exemptions_white, type = "h", ylim=c(0, 25))
plot(years, total_prop_exemptions_white, type = "h", ylim=c(0, .8))
plot(white_average~years,type = "p",pch=2,ylim=c(45,74))
plot(white_number~years,type = "p",pch=2 , ylim=c(0,max(white_number)+5))
